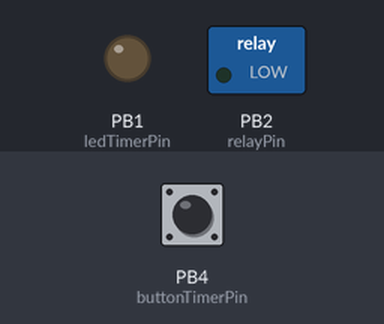
This sketch was run on a simulated ATtiny85, built with avr-gcc and run on an emulated ATtiny85. Shown: switched loads named in the sketch (green lamp = pin HIGH), output pins drawn as LEDs (lit = HIGH). Inputs (shaded band) come from the test bench; at power-on: PB4 (buttonTimerPin) HIGH.

Above: at 7.2 s.
7.3 s: PB4 (buttonTimerPin) pulled LOW for 0.15 s
At 8.4 s:
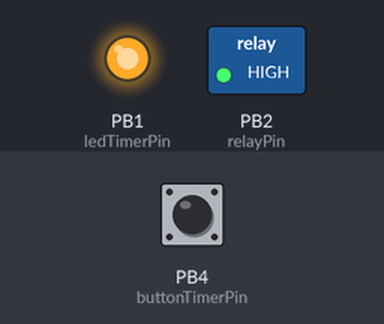
8.9 s: PB4 (buttonTimerPin) pulled LOW for 1 s
At 9.6 s:
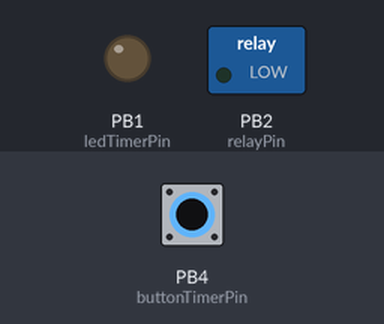
11.4 s: PB4 (buttonTimerPin) pulled LOW for 3.2 s
At 12.7 s:
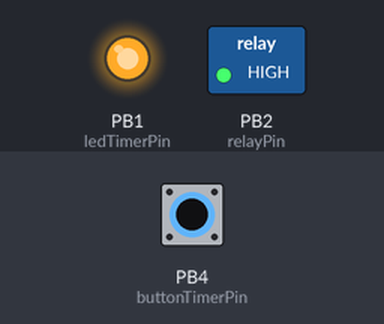
Timing chart, 0 to 14.4 s (numbered marks = the images above; inputs shaded):
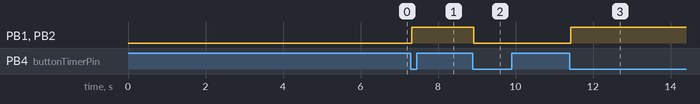

The sketch:

onebuttom.ino
```cpp
#define ledTimerPin 1
#define buttonTimerPin 4
#define relayPin 2
#define debounce_count 10

int relayValue = LOW;
int timerValue = LOW;
int timerButtonRead = LOW;
int timerDebouncer = 0;
int timerButtonState = LOW;
bool timerRun = false;
unsigned long startTime;
unsigned long lastTime;
unsigned long threshold = 1800000;  //30 minutes (30min * 60sec * 1000millsec)

void setup() {
  pinMode(ledTimerPin, OUTPUT);
  pinMode(relayPin, OUTPUT);
  pinMode(buttonTimerPin, INPUT_PULLUP);

  FM_MORSE(0);  //signuture

  digitalWrite(ledTimerPin, timerValue);
  digitalWrite(relayPin, relayValue);

  //cli();
  GIMSK &= ~(1<<PCIE);

  lastTime = millis();
}

void loop() {

  if(millis() != lastTime){
    timerButtonRead = !digitalRead(buttonTimerPin);

    if(timerButtonRead == timerButtonState && timerDebouncer > 0){
      timerDebouncer--;
    }
    if(timerButtonRead != timerButtonState){
      timerDebouncer++;
    }
    if(timerDebouncer >= debounce_count){
      timerDebouncer = 0;
      timerButtonState = timerButtonRead;
      if(timerButtonState == HIGH){
        timerButton();
      }
    }

    lastTime = millis();

    if(timerRun && ((unsigned long)(lastTime - startTime) >= threshold)){
      relayValue = LOW;
      timerValue = LOW;
      timerRun = false;
    }
  }

  digitalWrite(ledTimerPin, timerValue);
  digitalWrite(relayPin, relayValue);
}

void timerButton(){
  if(timerRun){
    relayValue = LOW;
    timerValue = LOW;
  }else {
    startTime = millis();
    timerValue = HIGH;
    relayValue = HIGH;
  }
  timerRun = !timerRun;
}

void FM_MORSE(int morsePin) {
  //Farzin Mohammadi Signuture
  digitalWrite(morsePin, HIGH);
  delay(200);
  digitalWrite(morsePin, LOW);
  delay(200);           //dot

  digitalWrite(morsePin, HIGH);
  delay(200);
  digitalWrite(morsePin, LOW);
  delay(200);           //dot

  digitalWrite(morsePin, HIGH);
  delay(600);
  digitalWrite(morsePin, LOW);
  delay(200);           //dash

  digitalWrite(morsePin, HIGH);
  delay(200);
  digitalWrite(morsePin, LOW);
  delay(1400);          //dot (F)

  digitalWrite(morsePin, HIGH);
  delay(600);
  digitalWrite(morsePin, LOW);
  delay(200);           //dash

  digitalWrite(morsePin, HIGH);
  delay(600);
  digitalWrite(morsePin, LOW);
  delay(1400);          //dash (M)
}
```

Measured:
- after the input at 7.3 s, PB1 (ledTimerPin), PB2 (relayPin): LOW → HIGH at once
- after the input at 8.9 s, PB1 (ledTimerPin), PB2 (relayPin): HIGH → LOW at once
- after the input at 11.4 s, PB1 (ledTimerPin), PB2 (relayPin): LOW → HIGH at once
